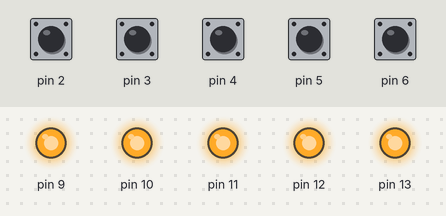
Bench run of a sketch on a simulated Arduino Uno, built with avr-gcc and run on an emulated ATmega328P. Parts: output pins drawn as LEDs (lit = HIGH). Inputs (shaded band) come from the test bench; at power-on: pin 2–6 HIGH.

Above: at 1.2 s.
1.3 s: pin 2 pulled LOW for 0.15 s
At 1.37 s:
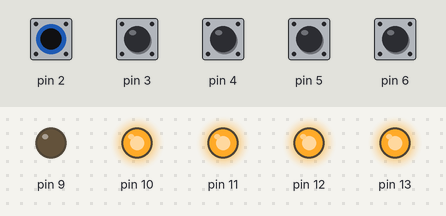
2.9 s: pin 3 pulled LOW for 0.15 s
At 2.97 s:
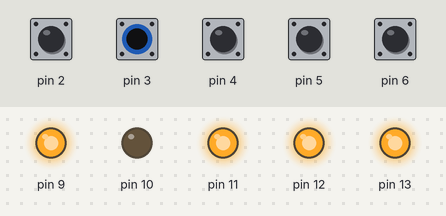
4.5 s: pin 4 pulled LOW for 0.15 s
At 4.57 s:
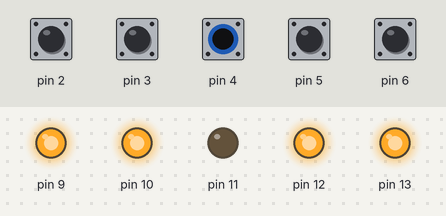
6.1 s: pin 5 pulled LOW for 0.15 s
At 6.17 s:
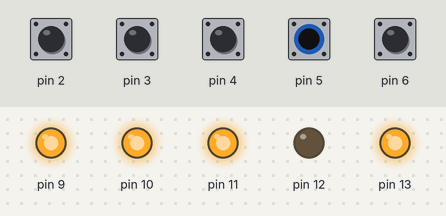
7.7 s: pin 6 pulled LOW for 0.15 s
At 7.77 s:
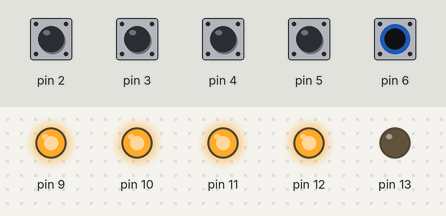
9.3 s: pin 2 driven LOW and pin 3 driven LOW
At 10.3 s:
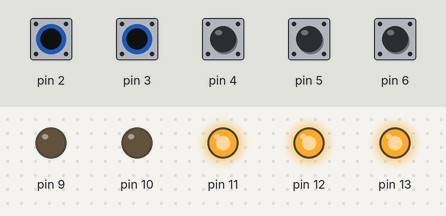
Timing chart, 0 to 11.8 s (numbered marks = the images above; inputs shaded):
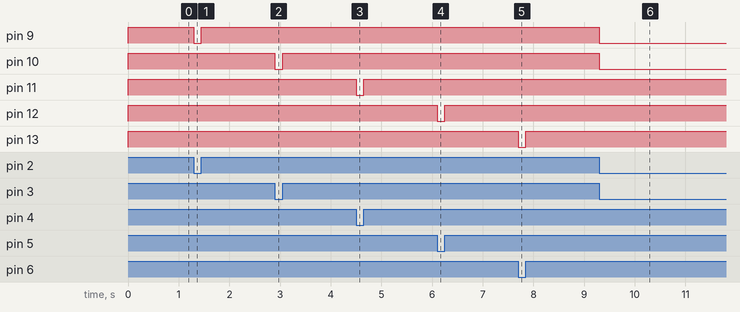

Measured:
- after the input at 1.3 s, pin 9: HIGH → LOW at once, → HIGH 0.15 s later
- after the input at 2.9 s, pin 10: HIGH → LOW at once, → HIGH 0.15 s later
- after the input at 4.5 s, pin 11: HIGH → LOW at once, → HIGH 0.15 s later
- after the input at 6.1 s, pin 12: HIGH → LOW at once, → HIGH 0.15 s later
- after the input at 7.7 s, pin 13: HIGH → LOW at once, → HIGH 0.15 s later
- after the input at 9.3 s, pin 9, pin 10: HIGH → LOW at once

The sketch:

ATuino01.ino
```cpp
void setup() {
  // put your setup code here, to run once:
  for(int pinNumber = 2 ; pinNumber < 7 ; pinNumber++){
     pinMode(pinNumber,INPUT_PULLUP);
   }
  for(int pinNumber = 9 ; pinNumber < 14 ; pinNumber ++){
    pinMode(pinNumber,OUTPUT);
    digitalWrite(pinNumber,LOW);
  }
}

void loop() {
  // put your main code here, to run repeatedly:
  for(int pinNumber = 2 ; pinNumber < 7 ; pinNumber++){
    if(digitalRead(pinNumber) == 1){
      digitalWrite(pinNumber + 7,1);
    }
    else if(digitalRead(pinNumber) == 0){
      digitalWrite(pinNumber + 7,0);
    }
  }
}
```
